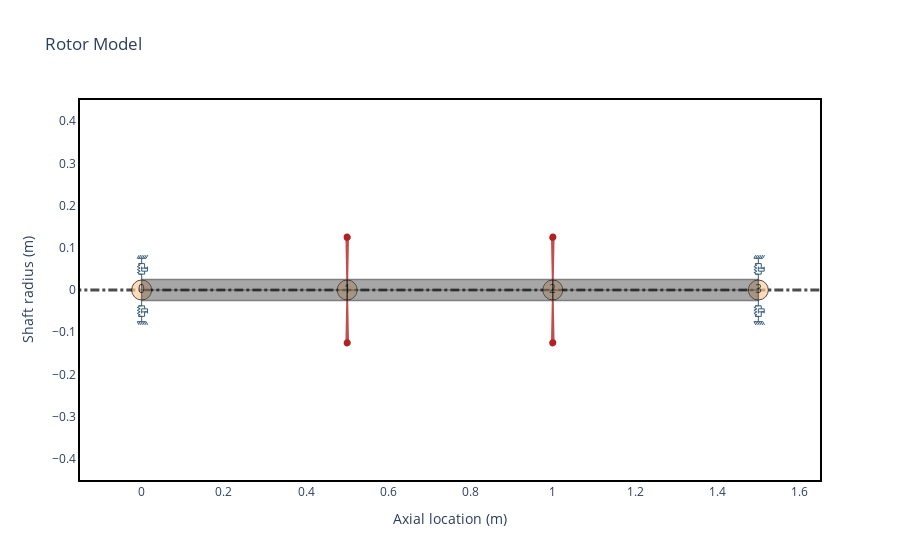

This figure's notebook cell:
### Code cell
# From_section class method instantiation.
bearing_seal_elements = []
disk_elements = []
shaft_length_data = 3 * [0.5]
i_d = 3 * [0]
o_d = 3 * [0.05]

disk_elements.append(
    rs.DiskElement.from_geometry(n=1, material=steel, width=0.07, i_d=0.05, o_d=0.28)
)

disk_elements.append(
    rs.DiskElement.from_geometry(n=2, material=steel, width=0.07, i_d=0.05, o_d=0.35)
)
bearing_seal_elements.append(rs.BearingElement(n=0, kxx=1e6, kyy=0.8e6, cxx=0, cyy=0))
bearing_seal_elements.append(rs.BearingElement(n=3, kxx=1e6, kyy=0.8e6, cxx=0, cyy=0))

rotor592fs = rs.Rotor.from_section(
    brg_seal_data=bearing_seal_elements,
    disk_data=disk_elements,
    leng_data=shaft_length_data,
    idl_data=i_d,
    odl_data=o_d,
    material_data=steel,
)
rotor592fs.plot_rotor()

### Figure 1 — Plotly figure (JSON) as saved in the notebook; plotly's stock layout.template omitted (floating-point values rounded to 4 significant figures)
{"data": [{"hoverinfo": "none", "line": {"color": "black", "dash": "dashdot", "width": 3.0}, "mode": "lines", "opacity": 0.7, "showlegend": false, "type": "scatter", "x": [-0.3, 1.8], "y": [0, 0]}, {"hoverinfo": "none", "marker": {"color": "#ffcc99", "line": {"color": "black", "width": 1.0}, "opacity": 0.7, "size": 20}, "mode": "markers+text", "showlegend": false, "text": ["0", "1", "2", "3"], "type": "scatter", "x": [0.0, 0.5, 1.0, 1.5], "y": [0.0, 0.0, 0.0, 0.0]}, {"customdata": [[0, 0.05, 0.0, 0.05, 0.0, 0.5, "Steel"], [0, 0.05, 0.0, 0.05, 0.0, 0.5, "Steel"], [0, 0.05, 0.0, 0.05, 0.0, 0.5, "Steel"], [0, 0.05, 0.0, 0.05, 0.0, 0.5, "Steel"], [0, 0.05, 0.0, 0.05, 0.0, 0.5, "Steel"], [0, 0.05, 0.0, 0.05, 0.0, 0.5, "Steel"], [0, 0.05, 0.0, 0.05, 0.0, 0.5, "Steel"], [0, 0.05, 0.0, 0.05, 0.0, 0.5, "Steel"], [0, 0.05, 0.0, 0.05, 0.0, 0.5, "Steel"], [0, 0.05, 0.0, 0.05, 0.0, 0.5, "Steel"]], "fill": "toself", "fillcolor": "#525252", "hoverinfo": "text", "hoverlabel": {"bgcolor": "#525252"}, "hoveron": "points+fills", "hovertemplate": "Element Number: 0<br>Left Outer Diameter: 0.05 m<br>Left Inner Diameter: 0.0 m<br>Right Outer Diameter: 0.05 m<br>Right Inner Diameter: 0.0 m<br>Element Length: 0.5 m<br>Material: Steel<br>", "legendgroup": "Shaft", "line": {"color": "black", "width": 1.5}, "mode": "lines", "name": "ShaftElement 0", "opacity": 0.5, "showlegend": false, "text": "Element Number: 0<br>Left Outer Diameter: 0.05 m<br>Left Inner Diameter: 0.0 m<br>Right Outer Diameter: 0.05 m<br>Right Inner Diameter: 0.0 m<br>Element Length: 0.5 m<br>Material: Steel<br>", "type": "scatter", "x": [0.0, 0.0, 0.5, 0.5, 0.0, 0.0, 0.0, 0.5, 0.5, 0.0], "y": [0.0, 0.025, 0.025, 0.0, 0.0, -0.0, -0.025, -0.025, -0.0, -0.0]}, {"customdata": [[1, 0.05, 0.0, 0.05, 0.0, 0.5, "Steel"], [1, 0.05, 0.0, 0.05, 0.0, 0.5, "Steel"], [1, 0.05, 0.0, 0.05, 0.0, 0.5, "Steel"], [1, 0.05, 0.0, 0.05, 0.0, 0.5, "Steel"], [1, 0.05, 0.0, 0.05, 0.0, 0.5, "Steel"], [1, 0.05, 0.0, 0.05, 0.0, 0.5, "Steel"], [1, 0.05, 0.0, 0.05, 0.0, 0.5, "Steel"], [1, 0.05, 0.0, 0.05, 0.0, 0.5, "Steel"], [1, 0.05, 0.0, 0.05, 0.0, 0.5, "Steel"], [1, 0.05, 0.0, 0.05, 0.0, 0.5, "Steel"]], "fill": "toself", "fillcolor": "#525252", "hoverinfo": "text", "hoverlabel": {"bgcolor": "#525252"}, "hoveron": "points+fills", "hovertemplate": "Element Number: 1<br>Left Outer Diameter: 0.05 m<br>Left Inner Diameter: 0.0 m<br>Right Outer Diameter: 0.05 m<br>Right Inner Diameter: 0.0 m<br>Element Length: 0.5 m<br>Material: Steel<br>", "legendgroup": "Shaft", "line": {"color": "black", "width": 1.5}, "mode": "lines", "name": "ShaftElement 1", "opacity": 0.5, "showlegend": false, "text": "Element Number: 1<br>Left Outer Diameter: 0.05 m<br>Left Inner Diameter: 0.0 m<br>Right Outer Diameter: 0.05 m<br>Right Inner Diameter: 0.0 m<br>Element Length: 0.5 m<br>Material: Steel<br>", "type": "scatter", "x": [0.5, 0.5, 1.0, 1.0, 0.5, 0.5, 0.5, 1.0, 1.0, 0.5], "y": [0.0, 0.025, 0.025, 0.0, 0.0, -0.0, -0.025, -0.025, -0.0, -0.0]}, {"customdata": [[2, 0.05, 0.0, 0.05, 0.0, 0.5, "Steel"], [2, 0.05, 0.0, 0.05, 0.0, 0.5, "Steel"], [2, 0.05, 0.0, 0.05, 0.0, 0.5, "Steel"], [2, 0.05, 0.0, 0.05, 0.0, 0.5, "Steel"], [2, 0.05, 0.0, 0.05, 0.0, 0.5, "Steel"], [2, 0.05, 0.0, 0.05, 0.0, 0.5, "Steel"], [2, 0.05, 0.0, 0.05, 0.0, 0.5, "Steel"], [2, 0.05, 0.0, 0.05, 0.0, 0.5, "Steel"], [2, 0.05, 0.0, 0.05, 0.0, 0.5, "Steel"], [2, 0.05, 0.0, 0.05, 0.0, 0.5, "Steel"]], "fill": "toself", "fillcolor": "#525252", "hoverinfo": "text", "hoverlabel": {"bgcolor": "#525252"}, "hoveron": "points+fills", "hovertemplate": "Element Number: 2<br>Left Outer Diameter: 0.05 m<br>Left Inner Diameter: 0.0 m<br>Right Outer Diameter: 0.05 m<br>Right Inner Diameter: 0.0 m<br>Element Length: 0.5 m<br>Material: Steel<br>", "legendgroup": "Shaft", "line": {"color": "black", "width": 1.5}, "mode": "lines", "name": "ShaftElement 2", "opacity": 0.5, "showlegend": false, "text": "Element Number: 2<br>Left Outer Diameter: 0.05 m<br>Left Inner Diameter: 0.0 m<br>Right Outer Diameter: 0.05 m<br>Right Inner Diameter: 0.0 m<br>Element Length: 0.5 m<br>Material: Steel<br>", "type": "scatter", "x": [1.0, 1.0, 1.5, 1.5, 1.0, 1.0, 1.0, 1.5, 1.5, 1.0], "y": [0.0, 0.025, 0.025, 0.0, 0.0, -0.0, -0.025, -0.025, -0.0, -0.0]}, {"customdata": [[1, 0.3296, 0.1781, 32.59], [1, 0.3296, 0.1781, 32.59], [1, 0.3296, 0.1781, 32.59], [1, 0.3296, 0.1781, 32.59], [1, 0.3296, 0.1781, 32.59], [1, 0.3296, 0.1781, 32.59], [1, 0.3296, 0.1781, 32.59], [1, 0.3296, 0.1781, 32.59], [1, 0.3296, 0.1781, 32.59]], "fill": "toself", "fillcolor": "Firebrick", "hoverinfo": "text", "hoverlabel": {"bgcolor": "Firebrick"}, "hoveron": "points+fills", "hovertemplate": "Disk Node: 1<br>Polar Inertia: 3.296e-01<br>Diametral Inertia: 1.781e-01<br>Disk mass: 32.590<br>", "legendgroup": "disks", "line": {"color": "Firebrick", "width": 2.0}, "mode": "lines", "name": "Disk 0", "opacity": 0.8, "showlegend": false, "text": "Disk Node: 1<br>Polar Inertia: 3.296e-01<br>Diametral Inertia: 1.781e-01<br>Disk mass: 32.590<br>", "type": "scatter", "x": [0.5, 0.502, 0.498, 0.5, null, 0.5, 0.502, 0.498, 0.5], "y": [0.025, 0.125, 0.125, 0.025, null, -0.025, -0.125, -0.125, -0.025]}, {"customdata": [[2, 0.8051, 0.4236, 51.53], [2, 0.8051, 0.4236, 51.53], [2, 0.8051, 0.4236, 51.53], [2, 0.8051, 0.4236, 51.53], [2, 0.8051, 0.4236, 51.53], [2, 0.8051, 0.4236, 51.53], [2, 0.8051, 0.4236, 51.53], [2, 0.8051, 0.4236, 51.53], [2, 0.8051, 0.4236, 51.53]], "fill": "toself", "fillcolor": "Firebrick", "hoverinfo": "text", "hoverlabel": {"bgcolor": "Firebrick"}, "hoveron": "points+fills", "hovertemplate": "Disk Node: 2<br>Polar Inertia: 8.051e-01<br>Diametral Inertia: 4.236e-01<br>Disk mass: 51.525<br>", "legendgroup": "disks", "line": {"color": "Firebrick", "width": 2.0}, "mode": "lines", "name": "Disk 1", "opacity": 0.8, "showlegend": false, "text": "Disk Node: 2<br>Polar Inertia: 8.051e-01<br>Diametral Inertia: 4.236e-01<br>Disk mass: 51.525<br>", "type": "scatter", "x": [1.0, 1.002, 0.998, 1.0, null, 1.0, 1.002, 0.998, 1.0], "y": [0.025, 0.125, 0.125, 0.025, null, -0.025, -0.125, -0.125, -0.025]}, {"hoverinfo": "none", "legendgroup": "bearings", "line": {"color": "#355d7a", "width": 1}, "mode": "lines", "name": "Bearing 0", "showlegend": false, "type": "scatter", "x": [0.0, 0.0, -0.007143, 0.007143], "y": [0.025, 0.0375, 0.0375, 0.0375]}, {"hoverinfo": "none", "legendgroup": "bearings", "line": {"color": "#355d7a", "width": 1}, "mode": "lines", "name": "Bearing 0", "showlegend": false, "type": "scatter", "x": [0.0, 0.0, -0.007143, 0.007143], "y": [-0.025, -0.0375, -0.0375, -0.0375]}, {"hoverinfo": "none", "legendgroup": "bearings", "line": {"color": "#355d7a", "width": 1}, "mode": "lines", "name": "Bearing 0", "showlegend": false, "type": "scatter", "x": [0.0, 0.0, -0.007143, 0.007143], "y": [0.075, 0.0625, 0.0625, 0.0625]}, {"hoverinfo": "none", "legendgroup": "bearings", "line": {"color": "#355d7a", "width": 1}, "mode": "lines", "name": "Bearing 0", "showlegend": false, "type": "scatter", "x": [0.0, 0.0, -0.007143, 0.007143], "y": [-0.075, -0.0625, -0.0625, -0.0625]}, {"hoverinfo": "none", "legendgroup": "bearings", "line": {"color": "#355d7a", "width": 1}, "mode": "lines", "name": "Bearing 0", "showlegend": false, "type": "scatter", "x": [-0.01071, 0.01071], "y": [0.075, 0.075]}, {"hoverinfo": "none", "legendgroup": "bearings", "line": {"color": "#355d7a", "width": 1}, "mode": "lines", "name": "Bearing 0", "showlegend": false, "type": "scatter", "x": [-0.01071, 0.01071], "y": [-0.075, -0.075]}, {"hoverinfo": "none", "legendgroup": "bearings", "line": {"color": "#355d7a", "width": 1}, "mode": "lines", "name": "Bearing 0", "showlegend": false, "type": "scatter", "x": [-0.01071, -0.006429], "y": [0.075, 0.0825]}, {"hoverinfo": "none", "legendgroup": "bearings", "line": {"color": "#355d7a", "width": 1}, "mode": "lines", "name": "Bearing 0", "showlegend": false, "type": "scatter", "x": [-0.01071, -0.006429], "y": [-0.075, -0.0825]}, {"hoverinfo": "none", "legendgroup": "bearings", "line": {"color": "#355d7a", "width": 1}, "mode": "lines", "name": "Bearing 0", "showlegend": false, "type": "scatter", "x": [-0.006429, -0.002143], "y": [0.075, 0.0825]}, {"hoverinfo": "none", "legendgroup": "bearings", "line": {"color": "#355d7a", "width": 1}, "mode": "lines", "name": "Bearing 0", "showlegend": false, "type": "scatter", "x": [-0.006429, -0.002143], "y": [-0.075, -0.0825]}, {"hoverinfo": "none", "legendgroup": "bearings", "line": {"color": "#355d7a", "width": 1}, "mode": "lines", "name": "Bearing 0", "showlegend": false, "type": "scatter", "x": [-0.002143, 0.002143], "y": [0.075, 0.0825]}, {"hoverinfo": "none", "legendgroup": "bearings", "line": {"color": "#355d7a", "width": 1}, "mode": "lines", "name": "Bearing 0", "showlegend": false, "type": "scatter", "x": [-0.002143, 0.002143], "y": [-0.075, -0.0825]}, {"hoverinfo": "none", "legendgroup": "bearings", "line": {"color": "#355d7a", "width": 1}, "mode": "lines", "name": "Bearing 0", "showlegend": false, "type": "scatter", "x": [0.002143, 0.006429], "y": [0.075, 0.0825]}, {"hoverinfo": "none", "legendgroup": "bearings", "line": {"color": "#355d7a", "width": 1}, "mode": "lines", "name": "Bearing 0", "showlegend": false, "type": "scatter", "x": [0.002143, 0.006429], "y": [-0.075, -0.0825]}, {"hoverinfo": "none", "legendgroup": "bearings", "line": {"color": "#355d7a", "width": 1}, "mode": "lines", "name": "Bearing 0", "showlegend": false, "type": "scatter", "x": [0.006429, 0.01071], "y": [0.075, 0.0825]}, {"hoverinfo": "none", "legendgroup": "bearings", "line": {"color": "#355d7a", "width": 1}, "mode": "lines", "name": "Bearing 0", "showlegend": false, "type": "scatter", "x": [0.006429, 0.01071], "y": [-0.075, -0.0825]}, {"hoverinfo": "none", "legendgroup": "bearings", "line": {"color": "#355d7a", "width": 1}, "mode": "lines", "name": "Bearing 0", "showlegend": false, "type": "scatter", "x": [0.01071, 0.015], "y": [0.075, 0.0825]}, {"hoverinfo": "none", "legendgroup": "bearings", "line": {"color": "#355d7a", "width": 1}, "mode": "lines", "name": "Bearing 0", "showlegend": false, "type": "scatter", "x": [0.01071, 0.015], "y": [-0.075, -0.0825]}, {"hoverinfo": "none", "legendgroup": "bearings", "line": {"color": "#355d7a", "width": 1}, "mode": "lines", "name": "Bearing 0", "showlegend": false, "type": "scatter", "x": [-0.007143, -0.007143, -0.01071, -0.003571, -0.01071, -0.003571, -0.01071, -0.003571, -0.007143, -0.007143], "y": [0.0375, 0.04107, 0.04107, 0.04464, 0.04821, 0.05179, 0.05536, 0.05893, 0.05893, 0.0625]}, {"hoverinfo": "none", "legendgroup": "bearings", "line": {"color": "#355d7a", "width": 1}, "mode": "lines", "name": "Bearing 0", "showlegend": false, "type": "scatter", "x": [-0.007143, -0.007143, -0.01071, -0.003571, -0.01071, -0.003571, -0.01071, -0.003571, -0.007143, -0.007143], "y": [-0.0375, -0.04107, -0.04107, -0.04464, -0.04821, -0.05179, -0.05536, -0.05893, -0.05893, -0.0625]}, {"hoverinfo": "none", "legendgroup": "bearings", "line": {"color": "#355d7a", "width": 1}, "mode": "lines", "name": "Bearing 0", "showlegend": false, "type": "scatter", "x": [0.007143, 0.007143], "y": [0.0375, 0.04464]}, {"hoverinfo": "none", "legendgroup": "bearings", "line": {"color": "#355d7a", "width": 1}, "mode": "lines", "name": "Bearing 0", "showlegend": false, "type": "scatter", "x": [0.007143, 0.007143], "y": [-0.0375, -0.04464]}, {"hoverinfo": "none", "legendgroup": "bearings", "line": {"color": "#355d7a", "width": 1}, "mode": "lines", "name": "Bearing 0", "showlegend": false, "type": "scatter", "x": [0.0, 0.0, 0.01429, 0.01429], "y": [0.05536, 0.04464, 0.04464, 0.05536]}, {"hoverinfo": "none", "legendgroup": "bearings", "line": {"color": "#355d7a", "width": 1}, "mode": "lines", "name": "Bearing 0", "showlegend": false, "type": "scatter", "x": [0.0, 0.0, 0.01429, 0.01429], "y": [-0.05536, -0.04464, -0.04464, -0.05536]}, {"hoverinfo": "none", "legendgroup": "bearings", "line": {"color": "#355d7a", "width": 1}, "mode": "lines", "name": "Bearing 0", "showlegend": false, "type": "scatter", "x": [0.0, 0.01429, 0.007143, 0.007143], "y": [0.05179, 0.05179, 0.05179, 0.0625]}, {"hoverinfo": "none", "legendgroup": "bearings", "line": {"color": "#355d7a", "width": 1}, "mode": "lines", "name": "Bearing 0", "showlegend": false, "type": "scatter", "x": [0.0, 0.01429, 0.007143, 0.007143], "y": [-0.05179, -0.05179, -0.05179, -0.0625]}, {"hoverinfo": "none", "legendgroup": "bearings", "line": {"color": "#355d7a", "width": 1}, "mode": "lines", "name": "Bearing 1", "showlegend": false, "type": "scatter", "x": [1.5, 1.5, 1.493, 1.507], "y": [0.025, 0.0375, 0.0375, 0.0375]}, {"hoverinfo": "none", "legendgroup": "bearings", "line": {"color": "#355d7a", "width": 1}, "mode": "lines", "name": "Bearing 1", "showlegend": false, "type": "scatter", "x": [1.5, 1.5, 1.493, 1.507], "y": [-0.025, -0.0375, -0.0375, -0.0375]}, {"hoverinfo": "none", "legendgroup": "bearings", "line": {"color": "#355d7a", "width": 1}, "mode": "lines", "name": "Bearing 1", "showlegend": false, "type": "scatter", "x": [1.5, 1.5, 1.493, 1.507], "y": [0.075, 0.0625, 0.0625, 0.0625]}, {"hoverinfo": "none", "legendgroup": "bearings", "line": {"color": "#355d7a", "width": 1}, "mode": "lines", "name": "Bearing 1", "showlegend": false, "type": "scatter", "x": [1.5, 1.5, 1.493, 1.507], "y": [-0.075, -0.0625, -0.0625, -0.0625]}, {"hoverinfo": "none", "legendgroup": "bearings", "line": {"color": "#355d7a", "width": 1}, "mode": "lines", "name": "Bearing 1", "showlegend": false, "type": "scatter", "x": [1.489, 1.511], "y": [0.075, 0.075]}, {"hoverinfo": "none", "legendgroup": "bearings", "line": {"color": "#355d7a", "width": 1}, "mode": "lines", "name": "Bearing 1", "showlegend": false, "type": "scatter", "x": [1.489, 1.511], "y": [-0.075, -0.075]}, {"hoverinfo": "none", "legendgroup": "bearings", "line": {"color": "#355d7a", "width": 1}, "mode": "lines", "name": "Bearing 1", "showlegend": false, "type": "scatter", "x": [1.489, 1.494], "y": [0.075, 0.0825]}, {"hoverinfo": "none", "legendgroup": "bearings", "line": {"color": "#355d7a", "width": 1}, "mode": "lines", "name": "Bearing 1", "showlegend": false, "type": "scatter", "x": [1.489, 1.494], "y": [-0.075, -0.0825]}, {"hoverinfo": "none", "legendgroup": "bearings", "line": {"color": "#355d7a", "width": 1}, "mode": "lines", "name": "Bearing 1", "showlegend": false, "type": "scatter", "x": [1.494, 1.498], "y": [0.075, 0.0825]}, {"hoverinfo": "none", "legendgroup": "bearings", "line": {"color": "#355d7a", "width": 1}, "mode": "lines", "name": "Bearing 1", "showlegend": false, "type": "scatter", "x": [1.494, 1.498], "y": [-0.075, -0.0825]}, {"hoverinfo": "none", "legendgroup": "bearings", "line": {"color": "#355d7a", "width": 1}, "mode": "lines", "name": "Bearing 1", "showlegend": false, "type": "scatter", "x": [1.498, 1.502], "y": [0.075, 0.0825]}, {"hoverinfo": "none", "legendgroup": "bearings", "line": {"color": "#355d7a", "width": 1}, "mode": "lines", "name": "Bearing 1", "showlegend": false, "type": "scatter", "x": [1.498, 1.502], "y": [-0.075, -0.0825]}, {"hoverinfo": "none", "legendgroup": "bearings", "line": {"color": "#355d7a", "width": 1}, "mode": "lines", "name": "Bearing 1", "showlegend": false, "type": "scatter", "x": [1.502, 1.506], "y": [0.075, 0.0825]}, {"hoverinfo": "none", "legendgroup": "bearings", "line": {"color": "#355d7a", "width": 1}, "mode": "lines", "name": "Bearing 1", "showlegend": false, "type": "scatter", "x": [1.502, 1.506], "y": [-0.075, -0.0825]}, {"hoverinfo": "none", "legendgroup": "bearings", "line": {"color": "#355d7a", "width": 1}, "mode": "lines", "name": "Bearing 1", "showlegend": false, "type": "scatter", "x": [1.506, 1.511], "y": [0.075, 0.0825]}, {"hoverinfo": "none", "legendgroup": "bearings", "line": {"color": "#355d7a", "width": 1}, "mode": "lines", "name": "Bearing 1", "showlegend": false, "type": "scatter", "x": [1.506, 1.511], "y": [-0.075, -0.0825]}, {"hoverinfo": "none", "legendgroup": "bearings", "line": {"color": "#355d7a", "width": 1}, "mode": "lines", "name": "Bearing 1", "showlegend": false, "type": "scatter", "x": [1.511, 1.515], "y": [0.075, 0.0825]}, {"hoverinfo": "none", "legendgroup": "bearings", "line": {"color": "#355d7a", "width": 1}, "mode": "lines", "name": "Bearing 1", "showlegend": false, "type": "scatter", "x": [1.511, 1.515], "y": [-0.075, -0.0825]}, {"hoverinfo": "none", "legendgroup": "bearings", "line": {"color": "#355d7a", "width": 1}, "mode": "lines", "name": "Bearing 1", "showlegend": false, "type": "scatter", "x": [1.493, 1.493, 1.489, 1.496, 1.489, 1.496, 1.489, 1.496, 1.493, 1.493], "y": [0.0375, 0.04107, 0.04107, 0.04464, 0.04821, 0.05179, 0.05536, 0.05893, 0.05893, 0.0625]}, {"hoverinfo": "none", "legendgroup": "bearings", "line": {"color": "#355d7a", "width": 1}, "mode": "lines", "name": "Bearing 1", "showlegend": false, "type": "scatter", "x": [1.493, 1.493, 1.489, 1.496, 1.489, 1.496, 1.489, 1.496, 1.493, 1.493], "y": [-0.0375, -0.04107, -0.04107, -0.04464, -0.04821, -0.05179, -0.05536, -0.05893, -0.05893, -0.0625]}, {"hoverinfo": "none", "legendgroup": "bearings", "line": {"color": "#355d7a", "width": 1}, "mode": "lines", "name": "Bearing 1", "showlegend": false, "type": "scatter", "x": [1.507, 1.507], "y": [0.0375, 0.04464]}, {"hoverinfo": "none", "legendgroup": "bearings", "line": {"color": "#355d7a", "width": 1}, "mode": "lines", "name": "Bearing 1", "showlegend": false, "type": "scatter", "x": [1.507, 1.507], "y": [-0.0375, -0.04464]}, {"hoverinfo": "none", "legendgroup": "bearings", "line": {"color": "#355d7a", "width": 1}, "mode": "lines", "name": "Bearing 1", "showlegend": false, "type": "scatter", "x": [1.5, 1.5, 1.514, 1.514], "y": [0.05536, 0.04464, 0.04464, 0.05536]}, {"hoverinfo": "none", "legendgroup": "bearings", "line": {"color": "#355d7a", "width": 1}, "mode": "lines", "name": "Bearing 1", "showlegend": false, "type": "scatter", "x": [1.5, 1.5, 1.514, 1.514], "y": [-0.05536, -0.04464, -0.04464, -0.05536]}, {"hoverinfo": "none", "legendgroup": "bearings", "line": {"color": "#355d7a", "width": 1}, "mode": "lines", "name": "Bearing 1", "showlegend": false, "type": "scatter", "x": [1.5, 1.514, 1.507, 1.507], "y": [0.05179, 0.05179, 0.05179, 0.0625]}, {"hoverinfo": "none", "legendgroup": "bearings", "line": {"color": "#355d7a", "width": 1}, "mode": "lines", "name": "Bearing 1", "showlegend": false, "type": "scatter", "x": [1.5, 1.514, 1.507, 1.507], "y": [-0.05179, -0.05179, -0.05179, -0.0625]}], "layout": {"shapes": [{"fillcolor": "Firebrick", "line": {"color": "Firebrick"}, "type": "circle", "x0": 0.4938, "x1": 0.5062, "xref": "x", "y0": 0.1187, "y1": 0.1313, "yref": "y"}, {"fillcolor": "Firebrick", "line": {"color": "Firebrick"}, "type": "circle", "x0": 0.4938, "x1": 0.5062, "xref": "x", "y0": -0.1313, "y1": -0.1187, "yref": "y"}, {"fillcolor": "Firebrick", "line": {"color": "Firebrick"}, "type": "circle", "x0": 0.9938, "x1": 1.006, "xref": "x", "y0": 0.1187, "y1": 0.1313, "yref": "y"}, {"fillcolor": "Firebrick", "line": {"color": "Firebrick"}, "type": "circle", "x0": 0.9938, "x1": 1.006, "xref": "x", "y0": -0.1313, "y1": -0.1187, "yref": "y"}], "title": {"text": "Rotor Model"}, "xaxis": {"mirror": true, "range": [-0.15, 1.65], "showgrid": false, "title": {"text": "Axial location (m)"}}, "yaxis": {"mirror": true, "range": [-0.45, 0.45], "showgrid": false, "title": {"text": "Shaft radius (m)"}}}}
